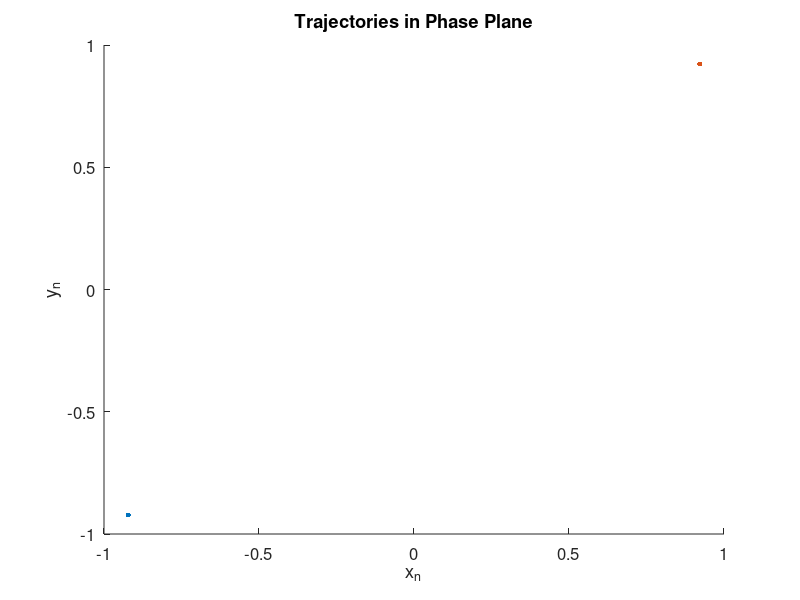
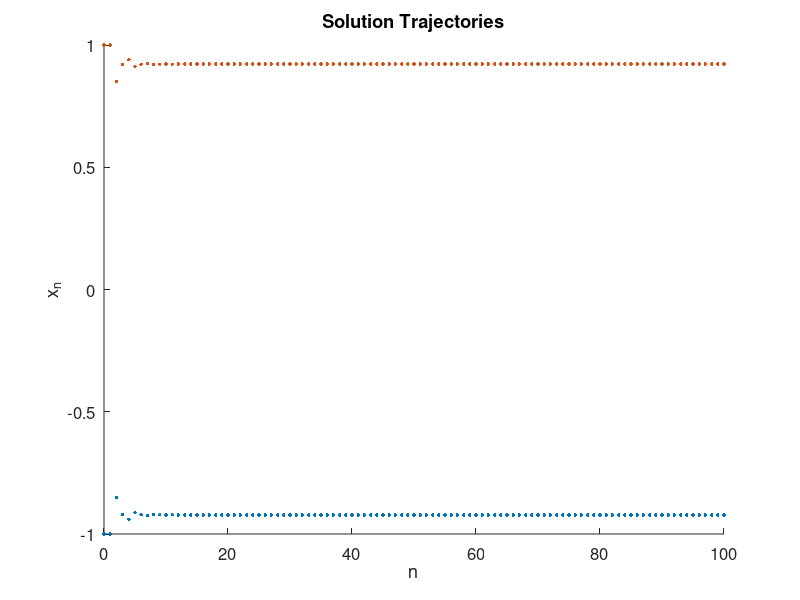

Reproduce these figures in MATLAB, in order.
%% KYA314 - Assignment 1, Q5de
% simulate the Duffing Map for given values of alpha and beta
clear;
close all;
clc;

% define map
f=@(x,p) [x(2,:);
          -p(2).*x(1,:)+p(1).*x(2,:)-x(2,:).^3];

%% Part d
% set parameters
alpha = 1.4;
beta = 0.25;
p = [alpha;beta];
Nsteps = 100;
x1 = -1;
y1 = -1;
xtemp1 = [x1;y1];
x2 = 1;
y2 = 1;
xtemp2 = [x2;y2];

% create empty solution vector 
xtraj1 = NaN(2,Nsteps+1);
xtraj2 = NaN(2,Nsteps+1);
xtraj1(:,1) = xtemp1;
xtraj2(:,1) = xtemp2;

% iterate map
for i = 1:Nsteps
    xtemp1 = f(xtemp1,p);
    xtraj1(:,i+1) = xtemp1;
    xtemp2 = f(xtemp2,p);
    xtraj2(:,i+1) = xtemp2;
end

% plot solution
figure(1); clf; hold on;
plot(xtraj1(1,50:end),xtraj1(2,50:end),'.','MarkerSize',12,'Linewidth',3)
plot(xtraj2(1,50:end),xtraj2(2,50:end),'.','MarkerSize',12,'Linewidth',3)
%axis([-2 2 -0.5 0.5])
set(gca,'FontSize',12)
xlabel('x_n')
ylabel('y_n')
title("Trajectories in Phase Plane")

figure(2); clf; hold on;
plot(linspace(0,Nsteps,Nsteps+1),xtraj1(1,:),'.','MarkerSize',8,'Linewidth',3)
plot(linspace(0,Nsteps,Nsteps+1),xtraj2(1,:),'.','MarkerSize',8,'Linewidth',3)
xlim([0 100])
set(gca,'FontSize',12)
xlabel('n')
ylabel('x_n')
title("Solution Trajectories")

%% Observation for part d)
% The orbits converge to stable points, interestingly in the opposite 
% quadrant to where they start
%% Chaos
% set parameters
alpha = 2.1;
beta = 0.25;
p = [alpha;beta];
Nsteps = 100;
x1 = -1;
y1 = -1;
xtemp1 = [x1;y1];
x2 = 1;
y2 = 1;
xtemp2 = [x2;y2];

% create empty solution vector 
xtraj1 = NaN(2,Nsteps+1);
xtraj2 = NaN(2,Nsteps+1);
xtraj1(:,1) = xtemp1;
xtraj2(:,1) = xtemp2;

% iterate map
for i = 1:Nsteps
    xtemp1 = f(xtemp1,p);
    xtraj1(:,i+1) = xtemp1;
    xtemp2 = f(xtemp2,p);
    xtraj2(:,i+1) = xtemp2;
end

% plot solution
figure(1); clf; hold on;
plot(xtraj1(1,50:end),xtraj1(2,50:end),'.','MarkerSize',12,'Linewidth',3)
plot(xtraj2(1,50:end),xtraj2(2,50:end),'.','MarkerSize',12,'Linewidth',3)
set(gca,'FontSize',12)
xlabel('x_n')
ylabel('y_n')
title("Trajectories in Phase Plane")

figure(2); clf; hold on;
plot(linspace(0,Nsteps,Nsteps+1),xtraj1(1,:),'.','MarkerSize',8,'Linewidth',3)
plot(linspace(0,Nsteps,Nsteps+1),xtraj2(1,:),'.','MarkerSize',8,'Linewidth',3)
xlim([0 100])
set(gca,'FontSize',12)
xlabel('n')
ylabel('x_n')
title("Solution Trajectories")

%% Observation for part e)
% The orbits have swapped in which quadrant they converge. They appear to
% be converging to single points, but further investigation shows they are
% actually periodic (with small amplitude). My bad - I sho=uld have given
% you a slightly larger alpha like 2.6 to better see periodic behaviour.